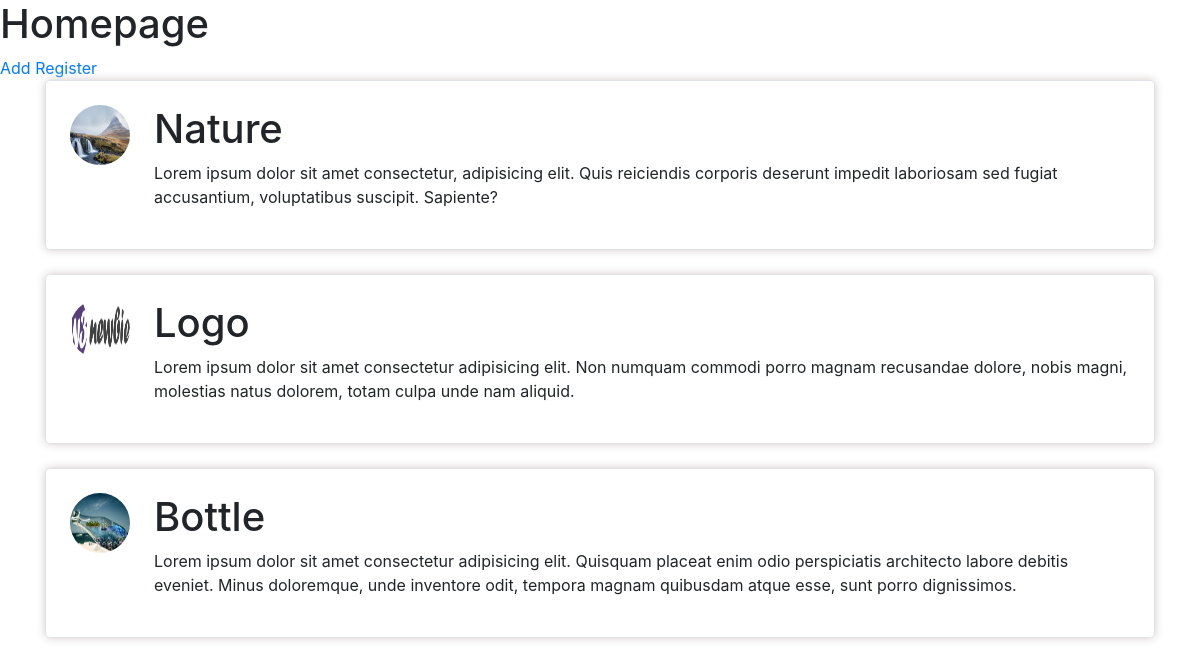
The page / on the database its author committed.
### blog/models.py (models this page shows, shortened)
class Posts(models.Model):
    topic = models.CharField(max_length=50)
    desc = models.TextField()
    img = models.ImageField(upload_to='pics')
    class Meta:
        verbose_name_plural = "posts"

### blog/views.py (the view)
# urls.py: path('',views.home,name='home'),
def home(request):
    posts = Posts.objects.all()
    context = {'posts':posts}
    return render(request,'blog/index.html',context)

### blog/templates/blog/index.html (shortened to what this page needs)
{% load static %}
<!DOCTYPE html>
<html lang="en">
<head>
    <link rel="stylesheet" href="https://stackpath.bootstrapcdn.com/bootstrap/4.4.1/css/bootstrap.min.css">
</head>
<body>
    <h1>Homepage</h1>
    <a href="{% url 'blog:add_post' %}">Add</a>
    <a href="{% url 'accounts:register' %}">Register</a>
    <div class="container">
        <div class="row">
            {% for post in posts %}
            <div class="col-12 mb-4 ">
                <div class="media border p-4 rounded-lg">
                    <img src="{{post.img.url}}" alt="Image" class="img-fluid rounded-circle" style="width: 60px; height:60px;">
                    <div class="media-body pl-4">
                        <h1>{{post.topic}}</h1>
                        <p>{{post.desc}}</p>
                    </div>
                </div>
            </div>
            {% endfor %}
        </div>
    </div>
</body>
</html>

### blog/templates/blog/index.html (style rules this page uses)
.border { box-shadow: 0 0 10px 0px rgb(212, 203, 203); }

### rows shown on the page
Posts: img (picture), topic "Nature", desc "Lorem ipsum dolor sit amet consectetur, adipisicing elit. Quis reiciendis corporis deserunt impedit laboriosam sed fugiat accusantium, voluptatibus suscipit. Sapiente?"
Posts: img (picture), topic "Logo", desc "Lorem ipsum dolor sit amet consectetur adipisicing elit. Non numquam commodi porro magnam recusandae dolore, nobis magni, molestias natus dolorem, totam culpa unde nam aliquid."
Posts: img (picture), topic "Bottle", desc "Lorem ipsum dolor sit amet consectetur adipisicing elit. Quisquam placeat enim odio perspiciatis architecto labore debitis eveniet. Minus doloremque, unde inventore odit, tempora magnam quibusdam atque esse, sunt porro dignissimos."
